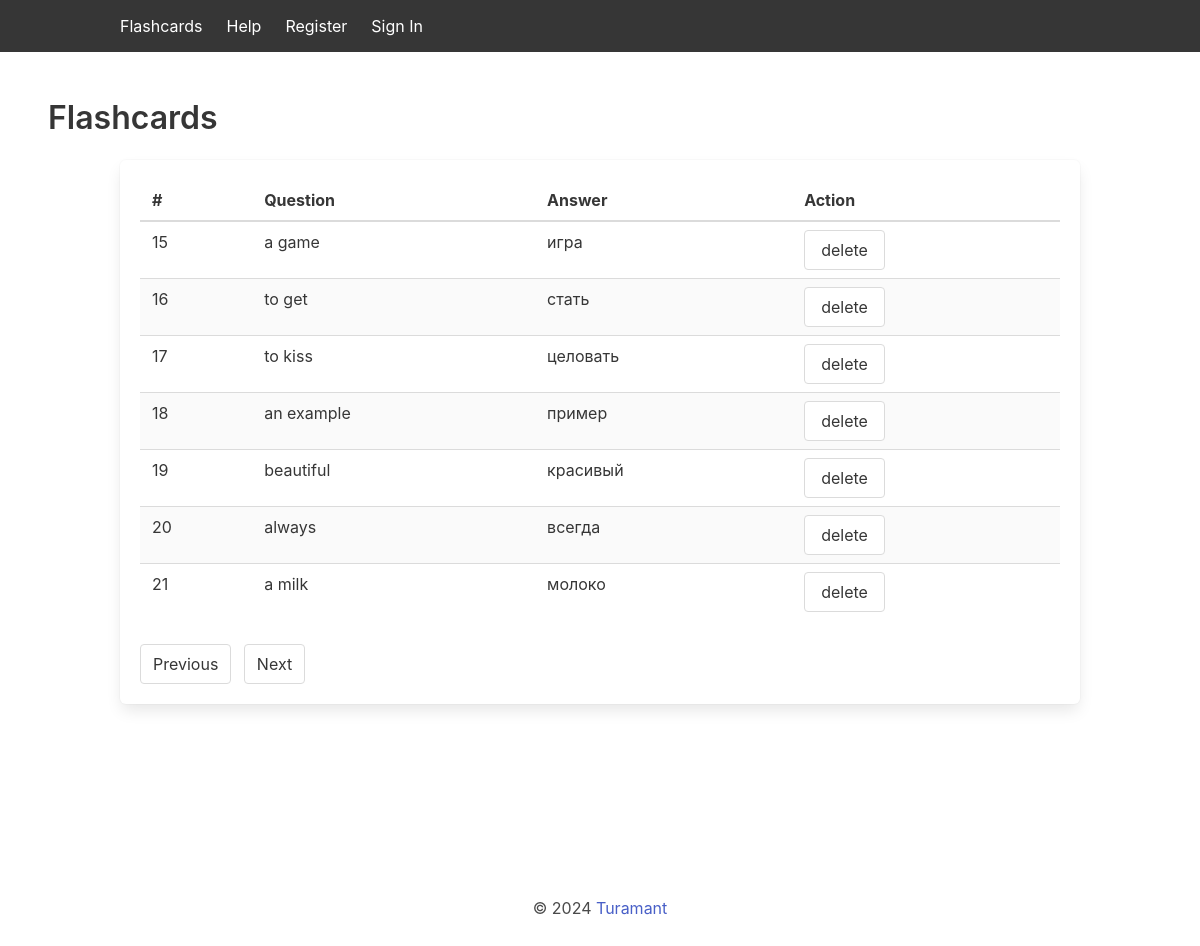
/?page=3, run on the app's committed database.
### app/models.py (models this page shows)
class Flashcard(db.Model):
    id = db.Column(db.Integer, primary_key=True)
    question = db.Column(db.String(128), nullable=False)
    answer = db.Column(db.String(128), nullable=False)

### app/main/routes.py (the view)
@bp.route('/')
def index():
    page = request.args.get('page', 1, type=int)
    per_page = 7
    pagination = Flashcard.query.paginate(page=page, per_page=per_page)
    flashcards = pagination.items
    if current_user.is_authenticated:
        return render_template('main/index.html',
                               username=current_user.username,
                               flashcards=flashcards,
                               pagination=pagination)
    else:
        return render_template('main/index.html',
                               username=None,
                               flashcards=flashcards,
                               pagination=pagination)

### app/templates/main/index.html (shortened to what this page needs)
{% extends 'base.html' %}
{% block content %}
<section class="section custom-container">
    <h2 class="title">Flashcards</h2>
    <div class="container">
        <div class="box">
            <table class="table is-striped is-hoverable is-fullwidth">
                <thead>
                    <tr>
                        <th>#</th>
                        <th>Question</th>
                        <th>Answer</th>
                        <th>Action</th>
                    </tr>
                </thead>
                <tbody>
                    {% for card in flashcards %}
                    <tr id="word_{{ card.id }}">
                        <td>{{ loop.index + (pagination.page - 1) * pagination.per_page }}</td>
                        <td>{{ card.question }}</td>
                        <td>{{ card.answer }}</td>
                        <td>
                            <button onclick="deleteWord({{ card.id }})" class="button delete-word-btn">delete</button>
                        </td>
                    </tr>
                    {% endfor %}
                </tbody>
            </table>
            <nav class="pagination is-centered" role="navigation" aria-label="pagination">
                <div class="pagination-previous-next">
                    {% if pagination.has_prev %}
                    <a href="{{ url_for('main.index', page=pagination.prev_num) }}" class="pagination-previous">Previous</a>
                    {% endif %}
                    {% if pagination.has_next %}
                    <a href="{{ url_for('main.index', page=pagination.next_num) }}" class="pagination-next">Next</a>
                    {% endif %}
                </div>
            </nav>
        </div>
    </div>
</section>
{% endblock %}

### app/static/css/styles.css (style rules this page uses)
.delete-word-btn { position: relative; transition: all 0.3s ease; }

### data on the page
Flashcard: question "a game", answer "игра"
Flashcard: question "to get", answer "стать"
Flashcard: question "to kiss", answer "целовать"
Flashcard: question "an example", answer "пример"
Flashcard: question "beautiful", answer "красивый"
Flashcard: question "always", answer "всегда"
Flashcard: question "a milk", answer "молоко"
